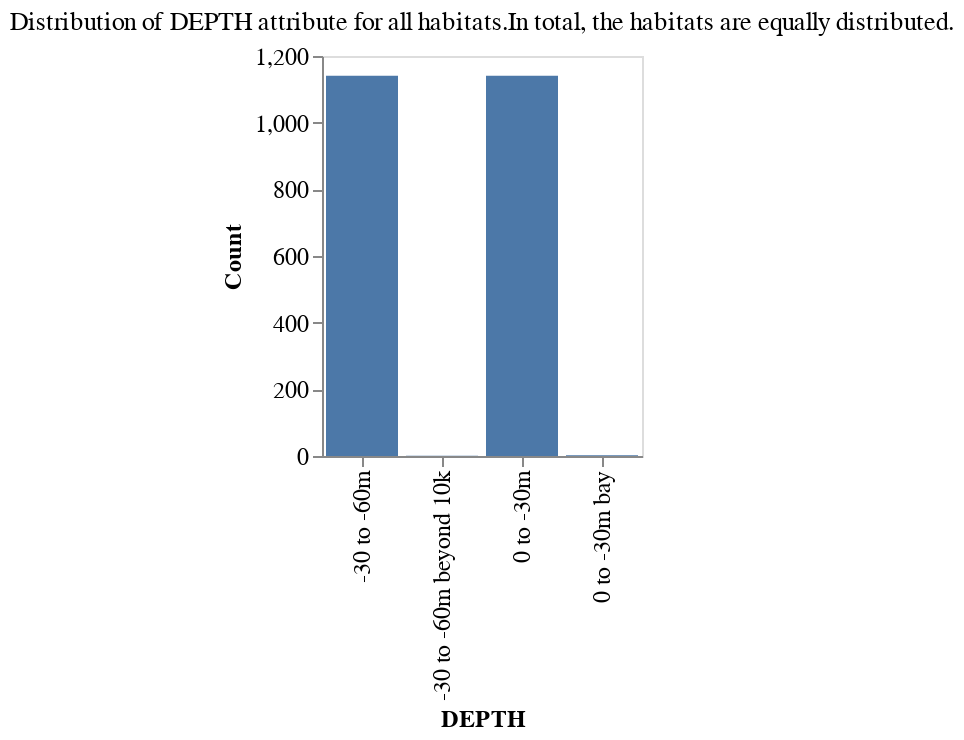

Notebook source saved alongside this figure:
### Markdown cell above
Now, we look at the distribution of **DEPTH** attribute for all the habitats.

### Code cell
hab_prop_df = pd.DataFrame(census.groupby(['DEPTH','HAB_ID']).DEPTH.count())
hab_prop_df.columns = ['Count']
hab_prop_df.reset_index(inplace=True)

hab_prop_df = hab_prop_df.groupby('DEPTH').count().reset_index()

title = 'Distribution of DEPTH attribute for all habitats.\
In total, the habitats are equally distributed.'
depth_distribution_plot(hab_prop_df,title)

### Figure 1 — Vega-Lite specification as saved in the notebook (floating-point values rounded to 4 significant figures)
{"config": {"view": {"continuousWidth": 400, "continuousHeight": 300}, "axis": {"grid": false, "labelFontSize": 12, "titleFontSize": 12}, "legend": {"labelFontSize": 12, "titleFontSize": 12}, "title": {"fontSize": 13, "fontWeight": "normal"}}, "data": {"name": "data-d4d56b9b33c68e9d0e0e88fc3298c563"}, "mark": "bar", "encoding": {"x": {"type": "nominal", "field": "DEPTH"}, "y": {"type": "quantitative", "field": "Count"}}, "height": 200, "title": {"text": ["Distribution of DEPTH attribute for all habitats.In total, the habitats are equally distributed."]}, "width": {"step": 40}, "$schema": "https://vega.github.io/schema/vega-lite/v4.8.1.json", "datasets": {"data-d4d56b9b33c68e9d0e0e88fc3298c563": [{"DEPTH": "-30 to -60m", "HAB_ID": 1141, "Count": 1141}, {"DEPTH": "-30 to -60m beyond 10k", "HAB_ID": 1, "Count": 1}, {"DEPTH": "0 to -30m", "HAB_ID": 1141, "Count": 1141}, {"DEPTH": "0 to -30m bay", "HAB_ID": 2, "Count": 2}]}}
